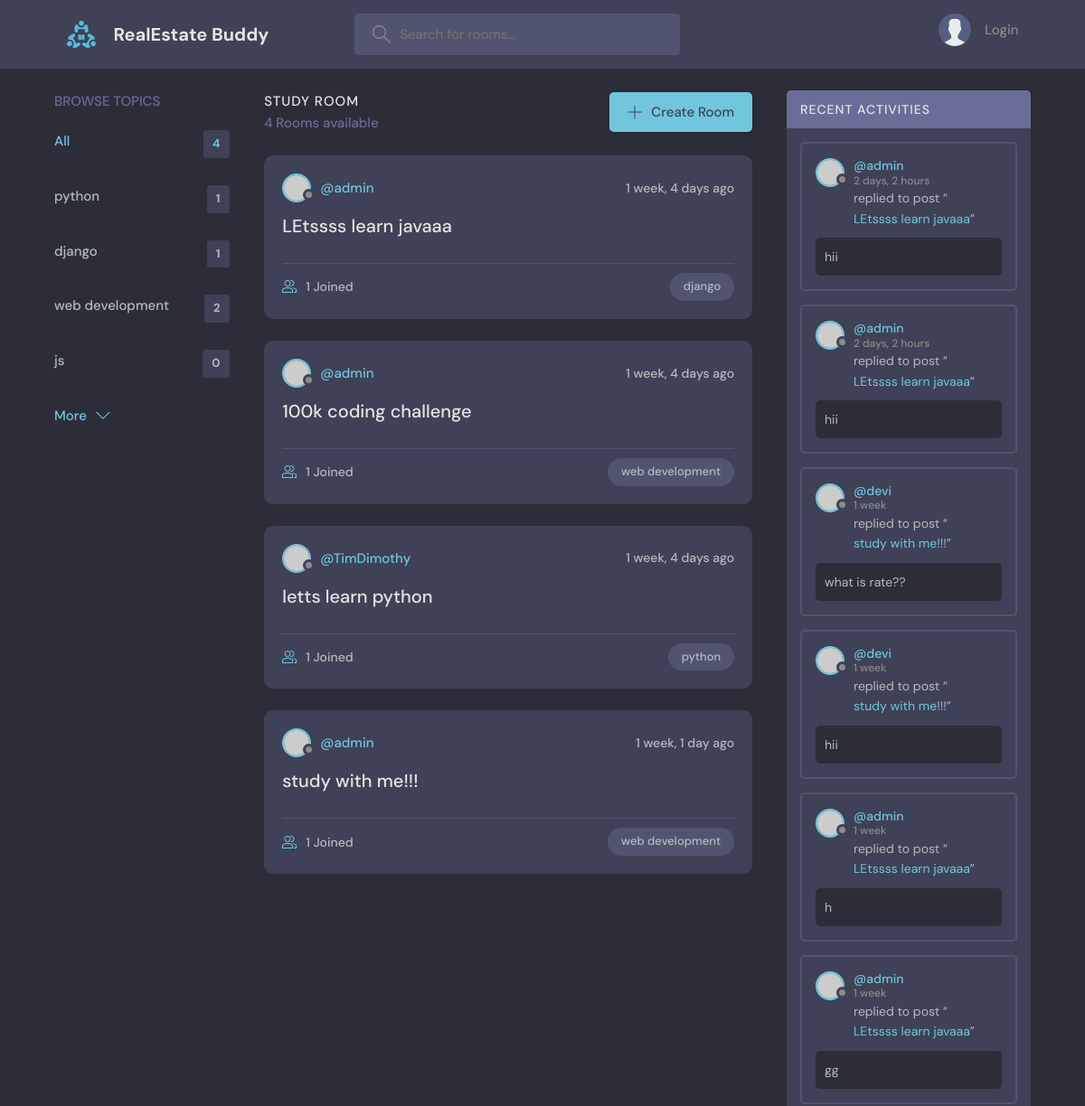
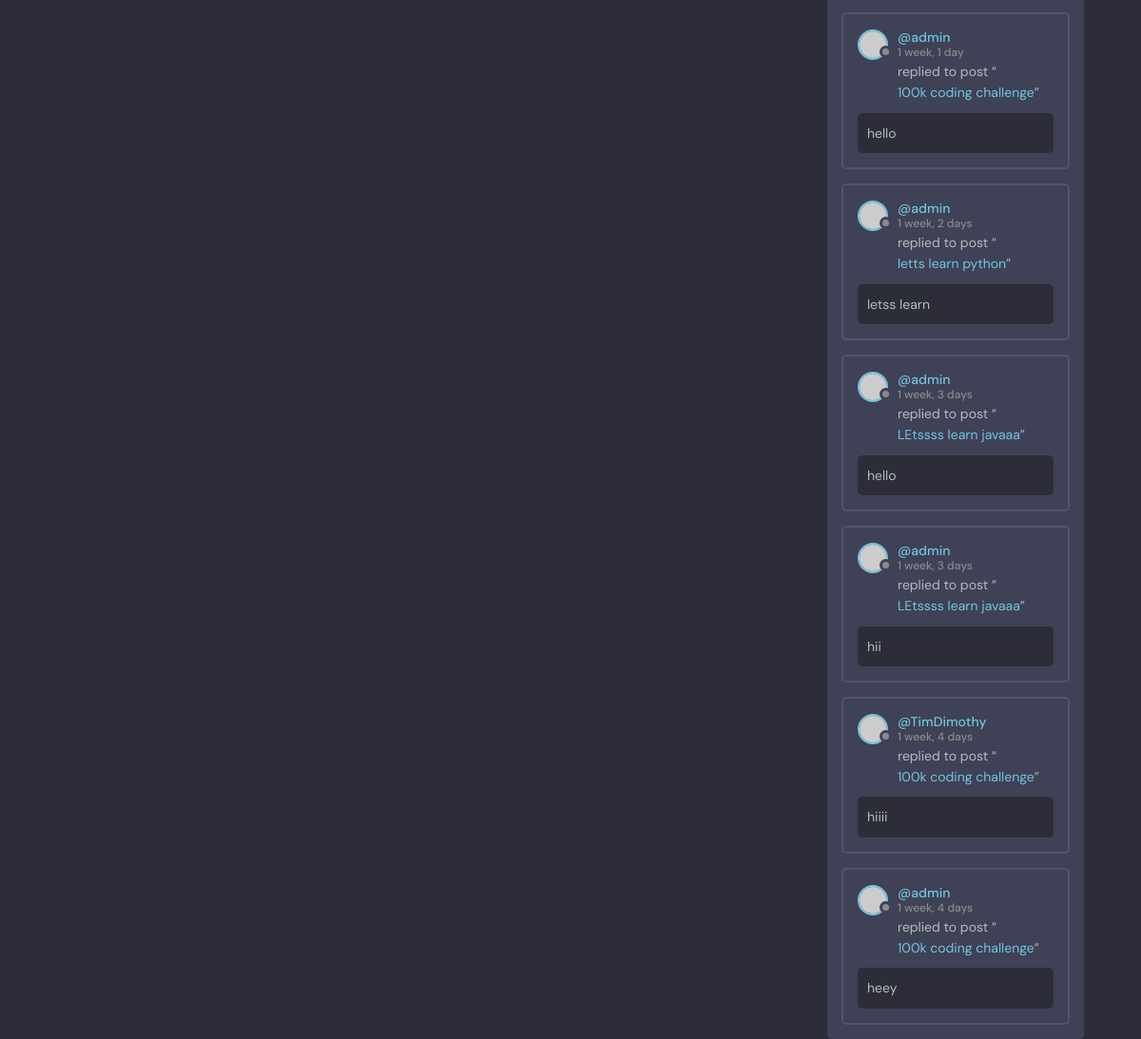
The page / on the database its author committed (2 pictures, top to bottom).
### base/models.py (models this page shows, shortened)
class Topic(models.Model):
    name = models.CharField(max_length=200)

class Room(models.Model):
    host = models.ForeignKey(User, on_delete=models.SET_NULL, null=True)
    topic = models.ForeignKey(Topic, on_delete=models.SET_NULL, null=True)
    name = models.CharField(max_length=100)
    description = models.TextField(null=True, blank=True)
    participants =models.ManyToManyField(User, related_name='participants', blank=True)
    updated = models.DateTimeField(auto_now=True)
    created = models.DateTimeField(auto_now_add=True)

class Message(models.Model):
    user = models.ForeignKey(User, on_delete=models.CASCADE)
    room = models.ForeignKey(Room, on_delete=models.CASCADE)
    body = models.TextField()
    updated = models.DateTimeField(auto_now=True)
    created = models.DateTimeField(auto_now_add=True)
    class Meta:
        ordering = ['-updated', '-created']

### base/views.py (the view)
# urls.py: path('',views.home, name="home"),
def home(request):
    q = request.GET.get('q') if request.GET.get('q') !=None else ''
    rooms = Room.objects.filter(
        Q(topic__name__icontains=q) |
        Q(name__icontains=q) |
        Q(description__icontains=q)
    )
    topics = Topic.objects.all()
    room_messages = Message.objects.filter(Q(room__name__icontains=q))
    context = {'rooms': rooms, 'topics':topics,
                'room_messages': room_messages}
    return render(request,'base/home.html', context)

### base/templates/base/home.html (shortened to what this page needs)
{% extends 'main.html' %}
{% block content %}
    <main class="layout layout--3">
      <div class="container">
        {% include 'base/topic.html' %}
        <div class="roomList">
          <div class="roomList__header">
            <div>
              <h2>Study Room</h2>
              <p>{{rooms.count}} Rooms available</p>
            </div>
            <a class="btn btn--main" href="{% url 'create-room' %}">
              <svg version="1.1" xmlns="http://www.w3.org/2000/svg" width="32" height="32" viewBox="0 0 32 32">
                <title>add</title>
                <path
                  d="M16.943 0.943h-1.885v14.115h-14.115v1.885h14.115v14.115h1.885v-14.115h14.115v-1.885h-14.115v-14.115z"
                ></path>
              </svg>
              Create Room
            </a>
          </div>
          {% include 'base/feed_component.html' %}
        </div>
        {% include 'base/activity.html' %}
      </div>
    </main>
    {% endblock %}

### base/templates/base/topic.html
<div class="topics">
    <div class="topics__header">
      <h2>Browse Topics</h2>
    </div>
    <ul class="topics__list">
      <li>
        <a href="{% url 'home' %}" class="active">All <span>{{topics.count}}</span></a>
      </li>
      {% for topic in topics %}
      <li>
        <a href="{% url 'home' %}?q={{ topic.name }}">{{topic.name}} <span>{{topic.room_set.all.count}}</span></a>
      </li>
      {% endfor %}
    </ul>
    <a class="btn btn--link" href="topics.html">
      More
      <svg version="1.1" xmlns="http://www.w3.org/2000/svg" width="32" height="32" viewBox="0 0 32 32">
        <title>chevron-down</title>
        <path d="M16 21l-13-13h-3l16 16 16-16h-3l-13 13z"></path>
      </svg>
    </a>
  </div>

### base/templates/base/feed_component.html (shortened to what this page needs)
{% for room in rooms %}
<div class="roomListRoom">
    <div class="roomListRoom__header">
      <a href="{% url 'user-profile' room.host.id %}" class="roomListRoom__author">
        <div class="avatar avatar--small">
          <img src="https://randomuser.me/api/portraits/women/11.jpg" />
        </div>
        <span>@{{room.host.username}}</span>
      </a>
      <div class="roomListRoom__actions">
        <span>{{room.created|timesince}} ago</span>
      </div>
    </div>
    <div class="roomListRoom__content">
      <a href="{% url 'room' room.id %}">{{room.name}}</a>
    </div>
    <div class="roomListRoom__meta">
      <a href="{% url 'room' room.id %}" class="roomListRoom__joined">
        {{room.participants.all.count}} Joined
      </a>
      <p class="roomListRoom__topic">{{room.topic.name}}</p>
    </div>
  </div>
  {% endfor %}

### base/templates/base/activity.html (shortened to what this page needs)
<div class="activities">
    <div class="activities__header">
      <h2>Recent Activities</h2>
    </div>
    {% for message in room_messages %}
    <div class="activities__box">
      <div class="activities__boxHeader roomListRoom__header">
        <a href="% url 'user-profile' message.user.id %" class="roomListRoom__author">
          <div class="avatar avatar--small">
            <img src="https://randomuser.me/api/portraits/women/11.jpg" />
          </div>
          <p>
            @{{message.user}}
            <span>{{message.created|timesince}}</span>
          </p>
        </a>
      </div>
      <div class="activities__boxContent">
        <p>replied to post “<a href="{% url 'room' message.room.id}">{{message.room.name}}</a>”</p>
        <div class="activities__boxRoomContent">
         {{message.body}}
        </div>
      </div>
    </div>
  </div>

### rows shown on the page
Topic: name "python", room_set.all.count "1"
Topic: name "django", room_set.all.count "1"
Topic: name "web development", room_set.all.count "2"
Topic: name "js", room_set.all.count "0"
Room: host.username "admin", created "1 week, 4 days", name "LEtssss learn javaaa", participants.all.count "1", topic.name "django"
Room: host.username "admin", created "1 week, 4 days", name "100k coding challenge", participants.all.count "1", topic.name "web development"
Room: host.username "TimDimothy", created "1 week, 4 days", name "letts learn python", participants.all.count "1", topic.name "python"
Room: host.username "admin", created "1 week, 1 day", name "study with me!!!", participants.all.count "1", topic.name "web development"
Message: user "admin", created "2 days, 2 hours", room.name "LEtssss learn javaaa", body "hii"
Message: user "admin", created "2 days, 2 hours", room.name "LEtssss learn javaaa", body "hii"
Message: user "devi", created "1 week", room.name "study with me!!!", body "what is rate??"
Message: user "devi", created "1 week", room.name "study with me!!!", body "hii"
Message: user "admin", created "1 week", room.name "LEtssss learn javaaa", body "h"
Message: user "admin", created "1 week", room.name "LEtssss learn javaaa", body "gg"
Message: user "admin", created "1 week, 1 day", room.name "100k coding challenge", body "hello"
Message: user "admin", created "1 week, 2 days", room.name "letts learn python", body "letss learn"
Message: user "admin", created "1 week, 3 days", room.name "LEtssss learn javaaa", body "hello"
Message: user "admin", created "1 week, 3 days", room.name "LEtssss learn javaaa", body "hii"
Message: user "TimDimothy", created "1 week, 4 days", room.name "100k coding challenge", body "hiiii"
Message: user "admin", created "1 week, 4 days", room.name "100k coding challenge", body "heey"

### other values the page prints
{{ topics.count }} "4"
{{ rooms.count }} "4"
